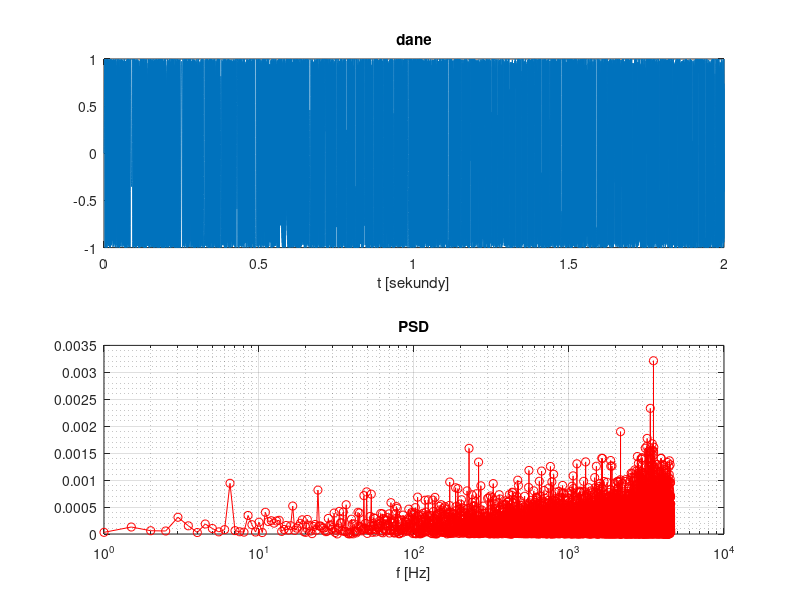

The MATLAB source for this figure:
% Obliczanie PSD z pomocą FFT

% Czytanie wartości y, 
% rekonstrukcja wartości x.
%
%[y, fs] = audioread('data/labrador-barking-daniel_simon.wav');

fsignal = 350; % częstotliwość sygnału, Hz
fs = 8.23*pi * fsignal;

t1 = 0.0; % początek, czas w sekundach
t2 = 2.0; % koniec, czas w sekundach
N_SAMPLES = (t2 - t1) * fs;
t = linspace(t1, t2, N_SAMPLES);
b=(2*pi*t);
xm=sin(b);
ff=abs(xm);
f=fs*ff;
y = sin(2 * pi * f .* t);
y = y.';

% Tylko 1 kanał
%
 y = y(:,1);

%sound(y, fs);

N = length(y);
Delta = 1 ./ fs; 
x = (0:(N-1))' .* Delta;

% Rysowanie danych wejściowych
%
figure(1);
clf;
subplot(2, 1, 1); 
plot(x,y); 
title('dane'); 
xlabel('t [sekundy]')

% Jawne utworzenie skali częstotliwości.
%
f = (-N/2:N/2)' ./ (N .* Delta);

% Szybka transformacja Fouriera,
% mnożenie przez Delta jest konieczne
% jeżeli chcemy mieć dobre jednoski fizyczne.
%
F = fft(y) .* Delta;

% Przetasowanie wyników tak, aby przebiegały
% od najmniejszej wartości f, a nie od zera.
% Inaczej trochę dla parzystych/nieparzystych N.
%
if mod(N,2) == 0
  F = fftshift(F); % parzyste N
  F = [F; F(1) ]; 
else
  F = [F; F(1) ];  % nieparzyste N
  F = fftshift(F);
end

% PSD liczymy według wzoru:
%
%   p  = abs(F).^2 + abs(flipud(F)).^2;
%
% Poniżej jest nieco szybszy sposób obliczenia
% dający te same wyniki.
%
p  = 2.0*abs(F).^2;

% Zostawiamy tylko PSD dla wartości dodatnich f.
% To samo robimy ze skalą częstotliwości f.
%
p  = p(f >= 0);
pf = f(f >= 0);

% Rysujemy PSD po transformacji.
%
subplot(2, 1, 2); 
semilogx(pf, p, '-ro'); 
title('PSD'); 
xlabel('f [Hz]'); 
xlim([1, 10000]);
grid on;
grid minor;
